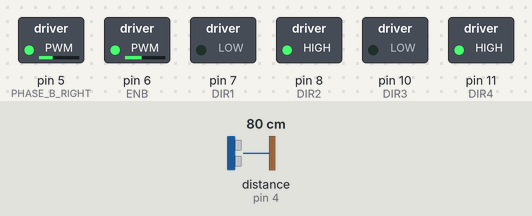
Recording of a program running on a simulated Arduino Nano, built with avr-gcc and run on an emulated ATmega328P. Parts: switched loads named in the program (green lamp = pin HIGH). Wiring (inferred from the names in the program): ultrasonic range finder: trigger A3; echo pin 4. The test bench sets the inputs (shaded band); at power-on: distance to the obstacle (sensor on pin 4) 80 cm. The echo pulse lasts 58.3 µs per cm; pins used as bus, display or sensor lines are not drawn; what the program prints to the serial monitor is not drawn.

Above: at 1.3 s.
1.4 s: distance to the obstacle (sensor on pin 4) set to 10 cm
4.4 s: distance to the obstacle (sensor on pin 4) set to 7 cm
At 5.1 s:
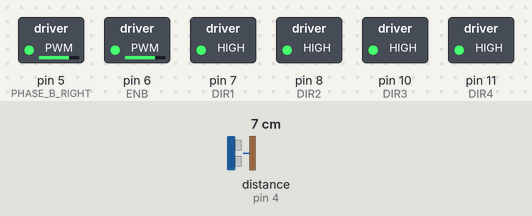
5.9 s: distance to the obstacle (sensor on pin 4) set to 9 cm
At 6.18 s:
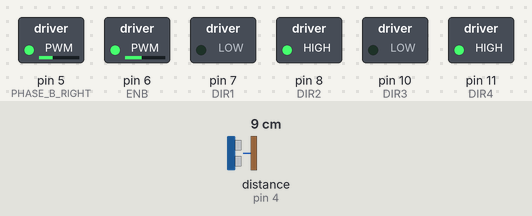
Timing chart, 0 to 14.9 s (numbered marks = the images above; inputs shaded):
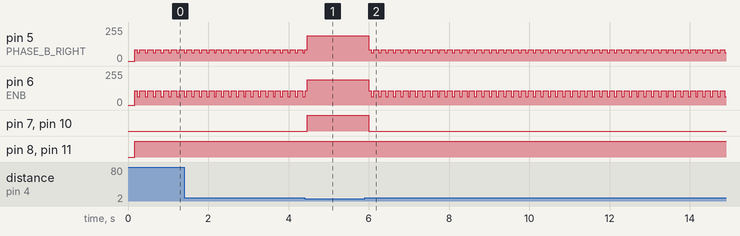

Measured:
- the behaviour switches between 9 and 8 cm on distance to the obstacle (sensor on pin 4) (found by bisection; images 0 and 1)
- after the input at 4.4 s, pin 7 (DIR1), pin 10 (DIR3): LOW → HIGH after 0.07 s
- after the input at 5.9 s, pin 5 (PHASE_B_RIGHT): 191/255 → 85/255 after 0.10 s, then repeats every 0.18 s: 63/255 0.06 s, 85/255 0.12 s; pin 6 (ENB): 191/255 → 106/255 after 0.10 s, then repeats every 0.18 s: 63/255 0.06 s, 106/255 0.12 s; pin 7 (DIR1), pin 10 (DIR3): HIGH → LOW after 0.10 s
- by itself, pin 5 (PHASE_B_RIGHT): alternates 85/255 for 0.12 s and 63/255 for 0.06 s
- by itself, pin 6 (ENB): alternates 106/255 for 0.12 s and 63/255 for 0.06 s

The program:

main.cpp
```cpp
#include <Arduino.h>
#include <Servo.h>
#include "Motor.h"
#include "Encoder.h"
#include "Tail.h"
#include "Microswitch.h"
#include "Sonar.h"


volatile int leftTicks_data = 0;
volatile int rightTicks_data = 0;
const float TIME_INTERVAL = 0.0005; // 500µs en secondes
float Interval = 0;
unsigned long startTime;
int iteration = 0;

//TRUC DE CHACHAT
unsigned long previousStepTime = 0;
int motionStep = 0;  // Pour suivre quelle étape on est en train d'exécuter
bool isStopped = false;


void setup() {
    Serial.begin(9600);
    Serial.println("Attente de 5 secondes...");
    delay(100); // Attente avant le démarrage du test

    Pin_Motor_Initialization();
    Pin_Sonar_Initialization();

}

  void loop() {
      // Vérifie la distance en permanence
    double distance = Sonar_Get_Distance();
    delay(60);
    //Serial.print("Distance : ");
    //Serial.print(distance, 2);  // 2 décimales
    //Serial.println(" cm");


      if (distance < 8.0) {
          active_brake();
          Serial.print("JE FREINE");
          isStopped = true;
          return;  // On ne fait rien d'autre si obstacle
      } else {
          isStopped = false;
      }

      // S'il n'y a pas d'obstacle, exécuter la séquence de mouvement sans delay bloquant
      unsigned long currentTime = millis();

      if (currentTime - previousStepTime > 20 && !isStopped && distance!=0) {
          switch (motionStep) {
              case 0:
                  set_motor(4, 5);  // Avance
                  previousStepTime = currentTime;
                  motionStep++;
                  break;
              case 1:
                  set_motor(3, 3);  // Tourne un peu
                  previousStepTime = currentTime;
                  motionStep++;
                  break;
              case 2:
                  set_motor(4, 5);  // Reprend l'avance
                  previousStepTime = currentTime;
                  motionStep = 0;  // Reboucle
                  break;
          }
      }
  }


    // // Si le switch est pressé (état bas)
    // if (switchState == LOW) {
    //     // Stopper les moteurs
    //     analogWrite(ENA, 0);
    //     analogWrite(ENB, 0);
    //     Serial.println("Switch pressé, arrêt des moteurs.");
    //     while (true);
    // }

    // Attendre un petit moment avant de refaire la lecture

// void loop() {
//     unsigned long startTime = millis();
//     unsigned long lastMeasureTime = startTime;

//     while (millis() - startTime < 1500) { // 1 seconde
//         if (millis() - lastMeasureTime >= 1) { // Toutes les 500 µs
//             noInterrupts();
//             int leftTickCount = leftTicks;
//             int rightTickCount = rightTicks;
//             leftTicks = 0;
//             rightTicks = 0;
//             interrupts();

//             // Conversion en vitesse angulaire (rad/s)
//             float leftSpeedRad = (leftTickCount * 2.0 * PI) / (TICKS_PER_REV * (millis() - lastMeasureTime));
//             float rightSpeedRad = (rightTickCount * 2.0 * PI) / (TICKS_PER_REV * (millis() - lastMeasureTime));

//             Serial.print("Left: ");
//             Serial.print(leftSpeedRad);
//             Serial.print(" rad/s, Right: ");
//             // Serial.print(" ");
//             Serial.println(rightSpeedRad);
//             //Print le temps
//             // Serial.print("Temps: ");
//             // Serial.println(micros() - lastMeasureTime);

//             lastMeasureTime = millis();
//         }
//     }

//     analogWrite(ENA, 0);
//     analogWrite(ENB, 0);

//     Serial.println("Test terminé.");
//     while (true);
// }
```

Encoder.cpp
```cpp
#include <Arduino.h>
#include "Encoder.h"

// Constants
int PPR = 13;
int Gear_ratio = 42;
int PPR_total = PPR * Gear_ratio;

// Pin definitions
#define PHASE_A_LEFT 2  // Pin 2 pour interruptions
#define PHASE_B_LEFT 4
#define PHASE_A_RIGHT 3  // Pin 3 pour interruptions
#define PHASE_B_RIGHT 5

// Variables
volatile int leftTicks = 0;
volatile int rightTicks = 0;

// Function to reset the left encoder count
void resetLeftEncoder() {
    leftTicks = 0;
}

// Function to reset the right encoder count
void resetRightEncoder() {
    rightTicks = 0;
}

// Pin Initialization
void Pin_Encoder_Initialization() {
    pinMode(PHASE_A_LEFT, INPUT_PULLUP);
    pinMode(PHASE_B_LEFT, INPUT_PULLUP);
    pinMode(PHASE_A_RIGHT, INPUT_PULLUP);
    pinMode(PHASE_B_RIGHT, INPUT_PULLUP);
    resetLeftEncoder();
    resetRightEncoder();
    attachInterrupt(digitalPinToInterrupt(PHASE_A_LEFT), leftEncoder, RISING);
    attachInterrupt(digitalPinToInterrupt(PHASE_A_RIGHT), rightEncoder, RISING);
}

// Interrupt Service Routine for the left encoder
void leftEncoder() {
    if (digitalRead(PHASE_B_LEFT) == LOW) {
        leftTicks++;
    } else {
        leftTicks--;
    }
}

// Interrupt Service Routine for the right encoder
void rightEncoder() {
    if (digitalRead(PHASE_B_RIGHT) == LOW) {
        rightTicks++;
    } else {
        rightTicks--;
    }
}

// Function to get the left encoder count
int getLeftEncoder() {
    return leftTicks;
}

// Function to get the right encoder count
int getRightEncoder() {
    return rightTicks;
}

// Function to get the left encoder count in radians
float getLeftEncoderRad() {
    return (leftTicks * 2.0 * PI) / PPR_total;
}

// Function to get the right encoder count in radians
float getRightEncoderRad() {
    return (rightTicks * 2.0 * PI) / PPR_total;
}
```

Encoder.h
```cpp
// Include guard
#pragma once

// Include the necessary libraries
#include <Arduino.h>

// Fonction de configuration des broches
void Pin_Encoder_Initialization();

// Fonction reinisialisation du compteur de l'encodeur gauche
void resetLeftEncoder();

// Fonction reinisialisation du compteur de l'encodeur droit
void resetRightEncoder();

// Fonction pour obtenir le compteur de l'encodeur gauche
int getLeftEncoder();

// Fonction pour obtenir le compteur de l'encodeur droit
int getRightEncoder();

// Interrupt service routine pour l'encodeur gauche
void leftEncoder();

// Interrupt service routine pour l'encodeur droit
void rightEncoder();

// Fonction pour obtenir le compteur de l'encodeur gauche en radian
float getLeftEncoderRad();

// Fonction pour obtenir le compteur de l'encodeur droit en radian
float getRightEncoderRad();
```

Microswitch.cpp
```cpp
#include <Arduino.h>
#include "Microswitch.h"

const int switchPin = 13;  // Pin où le switch est connecté
int switchState = 0;       // Variable pour stocker l'état du switch

// Fonction de configuration des broches
void Pin_Microswitch_Initialization(){
    pinMode(switchPin, INPUT);
}

// Fonction pour lire l'état du switch
void Check_press() {
    // If switch is pressed (High state) print switch is pressed
    switchState = digitalRead(switchPin);
    if (switchState == HIGH) {
        Serial.println("Switch is pressed.");
    }
    if (switchState == LOW) {
        Serial.println("Switch is not pressed.");
    }
}

int Microswitch_state () {
    // If switch is pressed (High state) print switch is pressed
    switchState = digitalRead(switchPin);
    return switchState;
}
```

Microswitch.h
```cpp
// Include guard
#pragma once

// Include the necessary libraries
#include <Arduino.h>

// Fonction de configuration des broches
void Pin_Microswitch_Initialization();

// Fonction pour lire l'état du switch
void Check_press();

int Microswitch_state ();
```

Motor.cpp
```cpp
#include <Arduino.h>
#include "Motor.h"


// Constants
int PWM_max = 255;
int tension_max = 12;

// Pin definitions
#define ENA 5
#define ENB 6
#define DIR2 8
#define DIR1 7
#define DIR4 11
#define DIR3 10

// Pin Initialization

void Pin_Motor_Initialization() {
    pinMode(ENA, OUTPUT);
    pinMode(ENB, OUTPUT);
    pinMode(DIR1, OUTPUT);
    pinMode(DIR2, OUTPUT);
    pinMode(DIR3, OUTPUT);
    pinMode(DIR4, OUTPUT);
}

void set_motor(float tension_left, float tension_right) {
    // Set the direction of the motors
    digitalWrite(DIR1, LOW);
    digitalWrite(DIR2, HIGH);
    digitalWrite(DIR3, LOW);
    digitalWrite(DIR4, HIGH);

    if (tension_left > tension_max) {
        tension_left = tension_max;
    }
    if (tension_right > tension_max) {
        tension_right = tension_max;
    }

    // If 2 tension values are positive => move forward
    if (tension_left >= 0 && tension_right >= 0) {
        analogWrite(ENA, tension_left * PWM_max / tension_max);
        analogWrite(ENB, tension_right * PWM_max / tension_max);
    }

    // If 2 tension values are negative => move backward
    if (tension_left < 0 && tension_right < 0) {
        analogWrite(ENA, -tension_left * PWM_max / tension_max);
        analogWrite(ENB, -tension_right * PWM_max / tension_max);
        digitalWrite(DIR1, HIGH);
        digitalWrite(DIR2, LOW);
        digitalWrite(DIR3, HIGH);
        digitalWrite(DIR4, LOW);
    }

    // If left tension is negative and right tension is positive => turn left
    if (tension_left < 0 && tension_right >= 0) {
        analogWrite(ENA, -tension_left * PWM_max / tension_max);
        analogWrite(ENB, tension_right * PWM_max / tension_max);
        digitalWrite(DIR1, HIGH);
        digitalWrite(DIR2, LOW);
    }

    // If left tension is positive and right tension is negative => turn right
    if (tension_left >= 0 && tension_right < 0) {
        analogWrite(ENA, tension_left * PWM_max / tension_max);
        analogWrite(ENB, -tension_right * PWM_max / tension_max);
        digitalWrite(DIR3, HIGH);
        digitalWrite(DIR4, LOW);
    }

}

void active_brake(){
    analogWrite(ENA, 9 * PWM_max / tension_max);
    analogWrite(ENB, 9 * PWM_max / tension_max);
    digitalWrite(DIR3, HIGH);
    digitalWrite(DIR4, HIGH);
    digitalWrite(DIR1, HIGH);
    digitalWrite(DIR2, HIGH);
}
```

Motor.h
```cpp
// Include guard
#pragma once

// Include the necessary libraries
#include <Arduino.h>

// Fonction de configuration des broches
void Pin_Motor_Initialization();

// Fonction de contrôle des moteurs
void set_motor(float tension_left, float tension_right);

//Fonction freinage
void active_brake();
```

Sonar.cpp
```cpp
#include <Arduino.h>
#include "Sonar.h"


long duration;
int sonar_distance ;

void Pin_Sonar_Initialization(){
    pinMode(Sonar_trig, OUTPUT); // Sets the trigPin as an Output
    pinMode(Sonar_echo, INPUT); // Sets the echoPin as an Input
    //state_asking = false ;
}

int Sonar_Get_Distance(){
  //state_asking = true ;
  digitalWrite(Sonar_trig, LOW);
  delayMicroseconds(2);
  digitalWrite(Sonar_trig, HIGH);
  delayMicroseconds(10);
  digitalWrite(Sonar_trig, LOW);
  duration = pulseIn(Sonar_echo, HIGH, 30000);
  sonar_distance = (duration*.0343)/2;
  //state_asking = false ;
  return sonar_distance ;
  /*
  // Clears the trigPin
  state_asking = true ;
  digitalWrite(Sonar_trig, LOW);
  delayMicroseconds(5);
  // Sets the trigPin on HIGH state for 10 micro seconds
  digitalWrite(Sonar_trig, HIGH);
  delayMicroseconds(10);
  digitalWrite(Sonar_trig, LOW);
  // Reads the echoPin, returns the sound wave travel time in microseconds
  while (pulseIn(Sonar_echo, HIGH)==0){
  }
  duration = pulseIn(Sonar_echo, HIGH);
  // Calculating the distance
  sonar_distance = duration * 3.40 / 2;
  state_asking = false ;
  return sonar_distance ;
  */
}
```

Sonar.h
```cpp
// Include guard
#pragma once

// Include the necessary libraries
#include <Arduino.h>
#define Sonar_trig A3
#define Sonar_echo 4

//extern volatile bool state_asking;
void Pin_Sonar_Initialization();
int Sonar_Get_Distance();
```

Struct.cpp
```cpp

```

Tail.cpp
```cpp
#include <Arduino.h>
#include <Servo.h>
#include "Tail.h"

#define Tail 12

Servo Servo_Tail;

int tail_pos = 0;          // Variable pour stocker la position de la queue

// Fonction de configuration des broches
void Pin_Tail_Initialization(){
    pinMode(Tail, OUTPUT);
    Servo_Tail.attach(Tail);
}

// Fonction pour tourner la queue
void Turn_tail(){
    for (tail_pos = 55; tail_pos <= 140; tail_pos += 5) { // goes from 0 degrees to 180 degrees
        // in steps of 1 degree
        Servo_Tail.write(tail_pos);              // tell servo to go to position in variable 'pos'
        delay(15);                       // waits 15ms for the servo to reach the position
      }
      for (tail_pos = 140; tail_pos >= 55; tail_pos -= 5) { // goes from 180 degrees to 0 degrees
        Servo_Tail.write(tail_pos);              // tell servo to go to position in variable 'pos'
        delay(15);                       // waits 15ms for the servo to reach the position
      }

}
```

Tail.h
```cpp
// Include guard
#pragma once

// Include the necessary libraries
#include <Arduino.h>

// Fonction de configuration des broches
void Pin_Tail_Initialization();

// Fonction pour tourner la queue
void Turn_tail();
```
